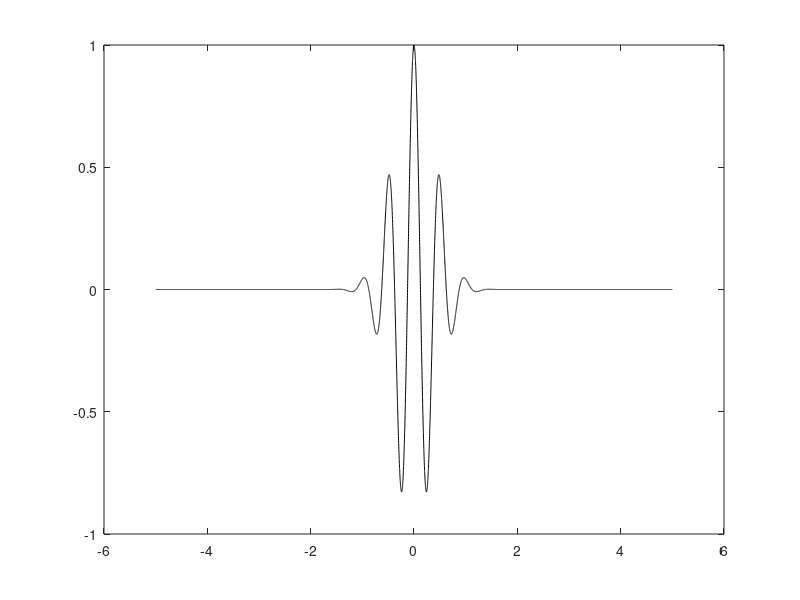
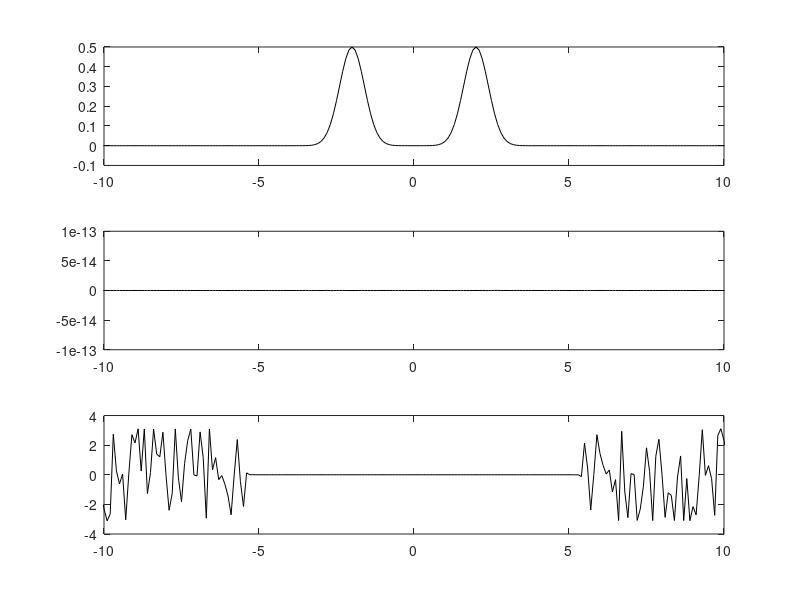

Reproduce these figures in MATLAB, in order.
clear variables;close all;
i=complex(0,1);

% intervalle temporel
tmin=-5;tmax=5;Te=0.001;
t=tmin:Te:tmax;
N=length(t);

% signal f

fonction='a'
switch fonction
  case 'a'
    f=exp(-pi*t.^2).*cos(4*pi*t);
  case 'b'
    t0 = 0;
    a = 1;
    taille=5;
    f=porte(t,t0,a,taille);
  end
figure(1)
plot(t,f,'k'); % affichage (en noir)

% intervalle fréquentiel
nu_e=1/Te;
nu=linspace(-nu_e/2,nu_e/2,N);

% transformée de Fourier (initialisation)
tf= zeros(1,length(nu));

% calcul de la transformée de Fourier (utiliser commande trapz)
for k = 1:N % pour chaque fréquence
  tf(k)=trapz(t, f.*exp(-i*2*pi*nu(k)*t));
end

% affichage
figure(2);
subplot(311);plot(nu,real(tf),'k');xlim([-10,10]);
subplot(312);plot(nu,imag(tf),'k');xlim([-10,10]);
subplot(313);plot(nu,angle(tf),'k');xlim([-10,10]);